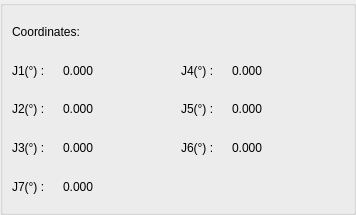
<?xml version="1.0" encoding="UTF-8"?>
<ui version="4.0">
 <class>CoordDisplayForm</class>
 <widget class="QWidget" name="CoordDisplayForm">
  <property name="geometry">
   <rect>
    <x>0</x>
    <y>0</y>
    <width>356</width>
    <height>215</height>
   </rect>
  </property>
  <property name="windowTitle">
   <string>Form</string>
  </property>
  <property name="styleSheet">
   <string notr="true">QGroupBox#grp_coorddis {
    padding-top: 0px;
}

QGroupBox#grp_coorddis::title {
    height:30px;
    padding: 12px 0px 0px 16px;
}</string>
  </property>
  <layout class="QVBoxLayout" name="verticalLayout_6">
   <property name="leftMargin">
    <number>0</number>
   </property>
   <property name="topMargin">
    <number>0</number>
   </property>
   <property name="rightMargin">
    <number>0</number>
   </property>
   <property name="bottomMargin">
    <number>0</number>
   </property>
   <item>
    <widget class="QGroupBox" name="grp_coorddis">
     <property name="title">
      <string notr="true"/>
     </property>
     <layout class="QVBoxLayout" name="verticalLayout_2">
      <item>
       <widget class="QStackedWidget" name="stack_display">
        <property name="minimumSize">
         <size>
          <width>313</width>
          <height>0</height>
         </size>
        </property>
        <property name="currentIndex">
         <number>0</number>
        </property>
        <widget class="QWidget" name="page_joint_display">
         <layout class="QGridLayout" name="gridLayout">
          <property name="leftMargin">
           <number>0</number>
          </property>
          <property name="topMargin">
           <number>0</number>
          </property>
          <property name="rightMargin">
           <number>0</number>
          </property>
          <property name="bottomMargin">
           <number>0</number>
          </property>
          <item row="0" column="0">
           <layout class="QHBoxLayout" name="horizontalLayout_2">
            <item>
             <widget class="QLabel" name="label_23">
              <property name="text">
               <string>Coordinates:</string>
              </property>
             </widget>
            </item>
            <item>
             <spacer name="horizontalSpacer_2">
              <property name="orientation">
               <enum>Qt::Horizontal</enum>
              </property>
              <property name="sizeHint" stdset="0">
               <size>
                <width>40</width>
                <height>20</height>
               </size>
              </property>
             </spacer>
            </item>
           </layout>
          </item>
          <item row="1" column="0">
           <layout class="QHBoxLayout" name="horizontalLayout_12">
            <item>
             <layout class="QHBoxLayout" name="horizontalLayout_31">
              <item>
               <widget class="QLabel" name="label_26">
                <property name="minimumSize">
                 <size>
                  <width>45</width>
                  <height>0</height>
                 </size>
                </property>
                <property name="maximumSize">
                 <size>
                  <width>45</width>
                  <height>16777215</height>
                 </size>
                </property>
                <property name="text">
                 <string notr="true">J1(°) :</string>
                </property>
               </widget>
              </item>
              <item>
               <widget class="QLabel" name="lbl_joint1Angle">
                <property name="text">
                 <string notr="true">0.000</string>
                </property>
               </widget>
              </item>
             </layout>
            </item>
            <item>
             <layout class="QHBoxLayout" name="horizontalLayout_32">
              <item>
               <widget class="QLabel" name="label_32">
                <property name="minimumSize">
                 <size>
                  <width>45</width>
                  <height>0</height>
                 </size>
                </property>
                <property name="maximumSize">
                 <size>
                  <width>45</width>
                  <height>16777215</height>
                 </size>
                </property>
                <property name="text">
                 <string notr="true">J4(°) :</string>
                </property>
               </widget>
              </item>
              <item>
               <widget class="QLabel" name="lbl_joint4Angle">
                <property name="text">
                 <string notr="true">0.000</string>
                </property>
               </widget>
              </item>
             </layout>
            </item>
           </layout>
          </item>
          <item row="2" column="0">
           <layout class="QHBoxLayout" name="horizontalLayout_20">
            <item>
             <layout class="QHBoxLayout" name="horizontalLayout_30">
              <item>
               <widget class="QLabel" name="label_27">
                <property name="minimumSize">
                 <size>
                  <width>45</width>
                  <height>0</height>
                 </size>
                </property>
                <property name="maximumSize">
                 <size>
                  <width>45</width>
                  <height>16777215</height>
                 </size>
                </property>
                <property name="text">
                 <string notr="true">J2(°) : </string>
                </property>
               </widget>
              </item>
              <item>
               <widget class="QLabel" name="lbl_joint2Angle">
                <property name="text">
                 <string notr="true">0.000</string>
                </property>
               </widget>
              </item>
             </layout>
            </item>
            <item>
             <layout class="QHBoxLayout" name="horizontalLayout_33">
              <item>
               <widget class="QLabel" name="label_34">
                <property name="minimumSize">
                 <size>
                  <width>45</width>
                  <height>0</height>
                 </size>
                </property>
                <property name="maximumSize">
                 <size>
                  <width>45</width>
                  <height>16777215</height>
                 </size>
                </property>
                <property name="text">
                 <string notr="true">J5(°) :</string>
                </property>
               </widget>
              </item>
              <item>
               <widget class="QLabel" name="lbl_joint5Angle">
                <property name="text">
                 <string notr="true">0.000</string>
                </property>
               </widget>
              </item>
             </layout>
            </item>
           </layout>
          </item>
          <item row="3" column="0">
           <layout class="QHBoxLayout" name="horizontalLayout_35">
            <item>
             <layout class="QHBoxLayout" name="horizontalLayout_29">
              <item>
               <widget class="QLabel" name="label_28">
                <property name="minimumSize">
                 <size>
                  <width>45</width>
                  <height>0</height>
                 </size>
                </property>
                <property name="maximumSize">
                 <size>
                  <width>45</width>
                  <height>16777215</height>
                 </size>
                </property>
                <property name="text">
                 <string notr="true">J3(°) : </string>
                </property>
               </widget>
              </item>
              <item>
               <widget class="QLabel" name="lbl_joint3Angle">
                <property name="text">
                 <string notr="true">0.000</string>
                </property>
               </widget>
              </item>
             </layout>
            </item>
            <item>
             <layout class="QHBoxLayout" name="horizontalLayout_34">
              <item>
               <widget class="QLabel" name="label_36">
                <property name="minimumSize">
                 <size>
                  <width>45</width>
                  <height>0</height>
                 </size>
                </property>
                <property name="maximumSize">
                 <size>
                  <width>45</width>
                  <height>16777215</height>
                 </size>
                </property>
                <property name="text">
                 <string notr="true">J6(°) :</string>
                </property>
               </widget>
              </item>
              <item>
               <widget class="QLabel" name="lbl_joint6Angle">
                <property name="text">
                 <string notr="true">0.000</string>
                </property>
               </widget>
              </item>
             </layout>
            </item>
           </layout>
          </item>
          <item row="4" column="0">
           <layout class="QHBoxLayout" name="horizontalLayout_3">
            <item>
             <layout class="QHBoxLayout" name="horizontalLayout_36">
              <item>
               <widget class="QLabel" name="label_37">
                <property name="minimumSize">
                 <size>
                  <width>45</width>
                  <height>0</height>
                 </size>
                </property>
                <property name="maximumSize">
                 <size>
                  <width>45</width>
                  <height>16777215</height>
                 </size>
                </property>
                <property name="text">
                 <string notr="true">J7(°) :</string>
                </property>
               </widget>
              </item>
              <item>
               <widget class="QLabel" name="lbl_joint7Angle">
                <property name="text">
                 <string notr="true">0.000</string>
                </property>
               </widget>
              </item>
              <item>
               <spacer name="horizontalSpacer_4">
                <property name="orientation">
                 <enum>Qt::Horizontal</enum>
                </property>
                <property name="sizeHint" stdset="0">
                 <size>
                  <width>40</width>
                  <height>20</height>
                 </size>
                </property>
               </spacer>
              </item>
             </layout>
            </item>
           </layout>
          </item>
         </layout>
        </widget>
        <widget class="QWidget" name="page_axis_display">
         <property name="maximumSize">
          <size>
           <width>16777215</width>
           <height>205</height>
          </size>
         </property>
         <layout class="QVBoxLayout" name="verticalLayout_5">
          <property name="spacing">
           <number>8</number>
          </property>
          <property name="leftMargin">
           <number>0</number>
          </property>
          <property name="topMargin">
           <number>0</number>
          </property>
          <property name="rightMargin">
           <number>0</number>
          </property>
          <property name="bottomMargin">
           <number>0</number>
          </property>
          <item>
           <layout class="QHBoxLayout" name="horizontalLayout_10">
            <property name="spacing">
             <number>16</number>
            </property>
            <item>
             <widget class="QLabel" name="label_21">
              <property name="text">
               <string>Coordinates:</string>
              </property>
             </widget>
            </item>
            <item>
             <widget class="ComboBox" name="cmb_coordType_display">
              <property name="minimumSize">
               <size>
                <width>132</width>
                <height>32</height>
               </size>
              </property>
              <property name="layoutDirection">
               <enum>Qt::LeftToRight</enum>
              </property>
              <property name="styleSheet">
               <string notr="true"/>
              </property>
              <property name="maxVisibleItems">
               <number>5</number>
              </property>
              <property name="duplicatesEnabled">
               <bool>false</bool>
              </property>
              <property name="frame">
               <bool>true</bool>
              </property>
              <item>
               <property name="text">
                <string>Base coord</string>
               </property>
              </item>
              <item>
               <property name="text">
                <string>Wobj coord</string>
               </property>
              </item>
              <item>
               <property name="text">
                <string>World coord</string>
               </property>
              </item>
             </widget>
            </item>
            <item>
             <spacer name="horizontalSpacer">
              <property name="orientation">
               <enum>Qt::Horizontal</enum>
              </property>
              <property name="sizeHint" stdset="0">
               <size>
                <width>40</width>
                <height>20</height>
               </size>
              </property>
             </spacer>
            </item>
           </layout>
          </item>
          <item>
           <layout class="QHBoxLayout" name="horizontalLayout">
            <property name="spacing">
             <number>28</number>
            </property>
            <item>
             <layout class="QVBoxLayout" name="verticalLayout_3">
              <property name="spacing">
               <number>8</number>
              </property>
              <item>
               <widget class="QLabel" name="label_18">
                <property name="text">
                 <string>Position(mm):</string>
                </property>
               </widget>
              </item>
              <item>
               <layout class="QHBoxLayout" name="horizontalLayout_16">
                <property name="spacing">
                 <number>7</number>
                </property>
                <item>
                 <widget class="QLabel" name="label_4">
                  <property name="minimumSize">
                   <size>
                    <width>20</width>
                    <height>0</height>
                   </size>
                  </property>
                  <property name="maximumSize">
                   <size>
                    <width>20</width>
                    <height>16777215</height>
                   </size>
                  </property>
                  <property name="text">
                   <string notr="true">X : </string>
                  </property>
                 </widget>
                </item>
                <item>
                 <widget class="QLabel" name="lbl_x">
                  <property name="text">
                   <string notr="true">0.000</string>
                  </property>
                 </widget>
                </item>
               </layout>
              </item>
              <item>
               <layout class="QHBoxLayout" name="horizontalLayout_15">
                <item>
                 <widget class="QLabel" name="label_7">
                  <property name="minimumSize">
                   <size>
                    <width>20</width>
                    <height>0</height>
                   </size>
                  </property>
                  <property name="maximumSize">
                   <size>
                    <width>20</width>
                    <height>16777215</height>
                   </size>
                  </property>
                  <property name="text">
                   <string notr="true">Y : </string>
                  </property>
                 </widget>
                </item>
                <item>
                 <widget class="QLabel" name="lbl_y">
                  <property name="text">
                   <string notr="true">0.000</string>
                  </property>
                 </widget>
                </item>
               </layout>
              </item>
              <item>
               <layout class="QHBoxLayout" name="horizontalLayout_14">
                <item>
                 <widget class="QLabel" name="label_12">
                  <property name="minimumSize">
                   <size>
                    <width>20</width>
                    <height>0</height>
                   </size>
                  </property>
                  <property name="maximumSize">
                   <size>
                    <width>20</width>
                    <height>16777215</height>
                   </size>
                  </property>
                  <property name="text">
                   <string notr="true">Z : </string>
                  </property>
                 </widget>
                </item>
                <item>
                 <widget class="QLabel" name="lbl_z">
                  <property name="text">
                   <string notr="true">0.000</string>
                  </property>
                 </widget>
                </item>
               </layout>
              </item>
             </layout>
            </item>
            <item>
             <layout class="QVBoxLayout" name="verticalLayout">
              <property name="spacing">
               <number>8</number>
              </property>
              <item>
               <widget class="QLabel" name="label_19">
                <property name="text">
                 <string>Orientation(°):</string>
                </property>
               </widget>
              </item>
              <item>
               <layout class="QHBoxLayout" name="horizontalLayout_17">
                <property name="spacing">
                 <number>7</number>
                </property>
                <item>
                 <widget class="QLabel" name="label_20">
                  <property name="minimumSize">
                   <size>
                    <width>30</width>
                    <height>0</height>
                   </size>
                  </property>
                  <property name="maximumSize">
                   <size>
                    <width>30</width>
                    <height>16777215</height>
                   </size>
                  </property>
                  <property name="text">
                   <string notr="true">RZ :  </string>
                  </property>
                 </widget>
                </item>
                <item>
                 <widget class="QLabel" name="lbl_rz">
                  <property name="text">
                   <string notr="true">0.000</string>
                  </property>
                 </widget>
                </item>
               </layout>
              </item>
              <item>
               <layout class="QHBoxLayout" name="horizontalLayout_18">
                <item>
                 <widget class="QLabel" name="label_22">
                  <property name="minimumSize">
                   <size>
                    <width>30</width>
                    <height>0</height>
                   </size>
                  </property>
                  <property name="maximumSize">
                   <size>
                    <width>30</width>
                    <height>16777215</height>
                   </size>
                  </property>
                  <property name="text">
                   <string notr="true">RY : </string>
                  </property>
                 </widget>
                </item>
                <item>
                 <widget class="QLabel" name="lbl_ry">
                  <property name="text">
                   <string notr="true">0.000</string>
                  </property>
                 </widget>
                </item>
               </layout>
              </item>
              <item>
               <layout class="QHBoxLayout" name="horizontalLayout_19">
                <item>
                 <widget class="QLabel" name="label_24">
                  <property name="minimumSize">
                   <size>
                    <width>30</width>
                    <height>0</height>
                   </size>
                  </property>
                  <property name="maximumSize">
                   <size>
                    <width>30</width>
                    <height>16777215</height>
                   </size>
                  </property>
                  <property name="text">
                   <string notr="true">RX : </string>
                  </property>
                 </widget>
                </item>
                <item>
                 <widget class="QLabel" name="lbl_rx">
                  <property name="text">
                   <string notr="true">0.000</string>
                  </property>
                 </widget>
                </item>
               </layout>
              </item>
             </layout>
            </item>
            <item>
             <spacer name="horizontalSpacer_3">
              <property name="orientation">
               <enum>Qt::Horizontal</enum>
              </property>
              <property name="sizeHint" stdset="0">
               <size>
                <width>40</width>
                <height>20</height>
               </size>
              </property>
             </spacer>
            </item>
           </layout>
          </item>
         </layout>
        </widget>
       </widget>
      </item>
     </layout>
    </widget>
   </item>
  </layout>
 </widget>
 <customwidgets>
  <customwidget>
   <class>ComboBox</class>
   <extends>QComboBox</extends>
   <header>combobox.h</header>
  </customwidget>
 </customwidgets>
 <resources/>
 <connections/>
</ui>
